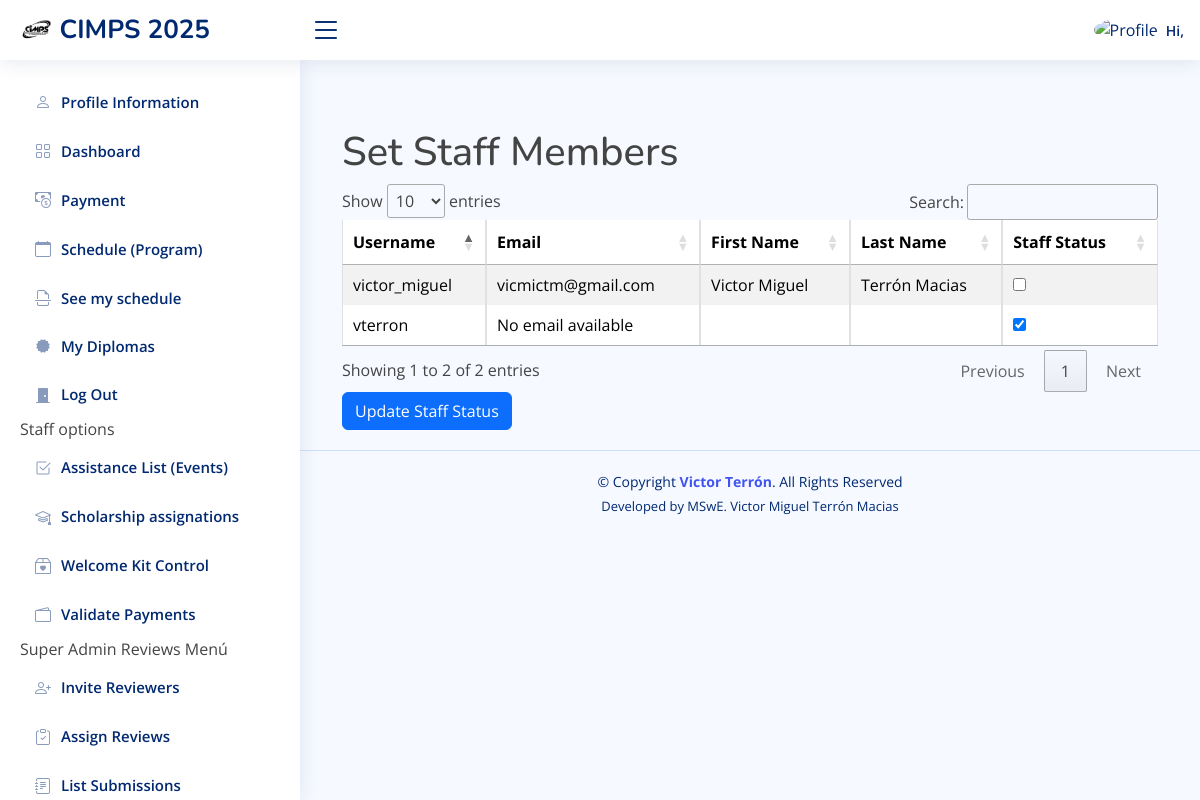
Page /registerStaff/ (signed in) on the committed database.
### mainApplication/models.py (models this page shows, shortened)
class CustomUser(AbstractUser):
    isReviewer = models.BooleanField(default=False)

### mainApplication/views.py (the view)
# urls.py: path('registerStaff/', views.registerStaff, name='registerStaff'),#admin/staff
@staff_member_required
def registerStaff(request):
    is_staff_user=request.user.is_staff
    is_staff_superuser=request.user.is_superuser
    if is_staff_superuser:
        users = CustomUser.objects.all()
        social_accounts = SocialAccount.objects.filter(user__in=users)
        social_extra_data = {account.user_id: account.extra_data for account in social_accounts}
        if request.method == 'POST':
            for user in users:
                is_staff = request.POST.get(f'is_staff_{user.id}') == 'on'
                user.is_staff = is_staff
                user.save()
            return redirect('registerStaff')
        context={
            'is_staff_user':is_staff_user,
            'is_staff_superuser':is_staff_superuser,
            'users': users,
            'social_extra_data': social_extra_data,  # Passing the social account data to the template
        }
        return render(request,'registerStaff.html',context)
    else:
        return redirect('dashboard')

### mainApplication/context_processors.py (called while the page is built)
def user_context(request):
    if request.user.is_authenticated:
        return get_user_context_data(request)
    return {}

### mainApplication/templatetags/custom_filters.py (called while the page is built)
@register.filter
def get_item(dictionary, key):
    return dictionary.get(key, None)

### mainApplication/templates/registerStaff.html (shortened to what this page needs)
{%extends "base.html"%}{% load custom_filters %}{%load static%}
{%block content%}
<div class="container mt-5">
    <h1>Set Staff Members</h1>
    <form method="post">
        {% csrf_token %}
        <table id="usersTable" class="table table-striped table-bordered" style="margin-top: 20px;">
            <thead>
                <tr>
                    <th>Username</th>
                    <th>Email</th>
                    <th>First Name</th>
                    <th>Last Name</th>
                    <th>Staff Status</th>
                </tr>
            </thead>
            <tbody>
                {% for user in users %}
                    <tr>
                        <td>{{ user.username }}</td>
                        <td>
                            {% with email=social_extra_data|get_item:user.id %}
                                {{ email.email|default:"No email available" }}
                            {% endwith %}
                        </td>
                        <td>{{ user.first_name }}</td>
                        <td>{{ user.last_name }}</td>
                        <td>
                            <input type="checkbox" name="is_staff_{{ user.id }}" {% if user.is_staff %}checked{% endif %}>
                        </td>
                    </tr>
                {% endfor %}
            </tbody>
        </table>
        <button type="submit" class="btn btn-primary">Update Staff Status</button>
    </form>
</div>
<link rel="stylesheet" href="https://cdn.datatables.net/1.13.1/css/jquery.dataTables.min.css">
{%endblock%}

### mainApplication/static/assets/css/style.css (style rules this page uses)
:root { scroll-behavior: smooth; }
body { font-family: "Open Sans", sans-serif; background: #f6f9ff; color: #444444; }
h1, h2, h3, h4, h5, h6 { font-family: "Nunito", sans-serif; }

### rows in the picture
CustomUser: username "victor_miguel", email "vicmictm@gmail.com", first_name "Victor Miguel", last_name "Terrón Macias"
CustomUser: username "vterron", email "No email available", is_staff "☑"
